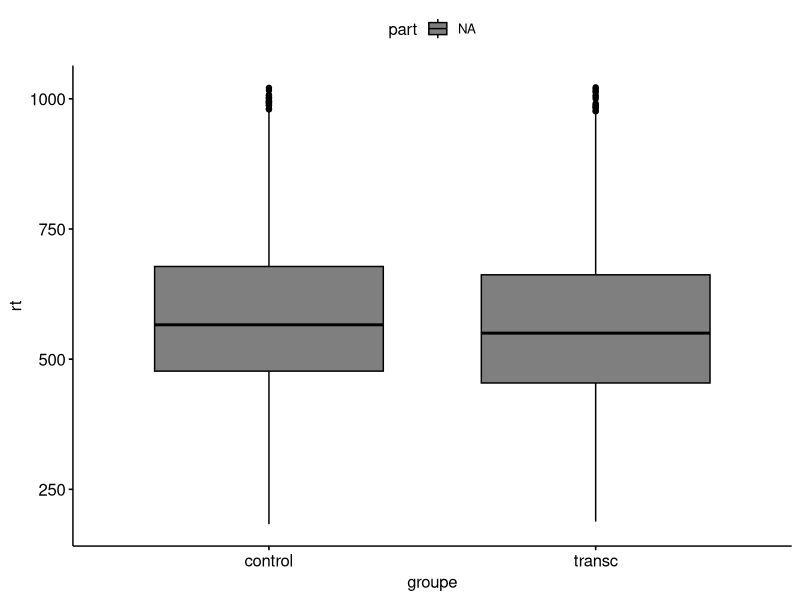
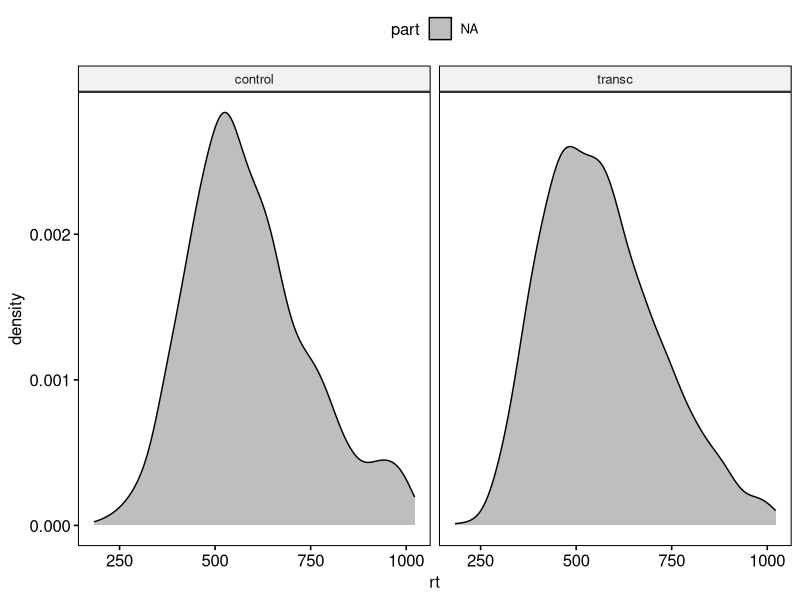
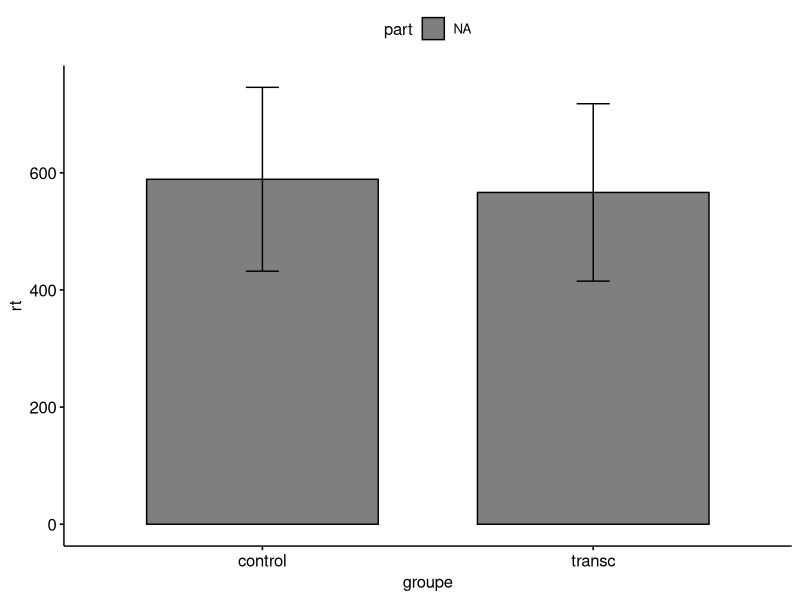

R code for these plots, in order: (Note: this script raises an error after producing the figures.)
## ---- chunk 1
library(tidyverse)
library(ggpubr)
library(rstatix)
library(xtable)

nback <- read.csv2("data/nback.csv", sep = ",", fileEncoding="UTF-8-BOM")
nback$groupe <- as.factor(nback$groupe)
nback$subject_id <- as.factor(nback$subject_id)
nback$part <- factor(nback$part, levels = c("2_back_pre", "2_back_post"))
nback$id_2_back <- as.factor(nback$id_2_back)
nback$trial_id <- as.factor(nback$trial_id)
nback$rt <- as.numeric(nback$rt)

nback[is.na(nback)] <- 0

nback_correct <- nback %>%
  filter(Target == 1 | Non.target == 1) %>%
  select(-False.alarm, -Mismatch, -No.input)

out_rt <- boxplot.stats(nback_correct$rt)$out
nback_correct <- nback_correct %>%
  filter(!rt %in% out_rt)

nback_correct %>%
  group_by(groupe, part) %>%
  get_summary_stats(rt)

## ---- chunk 2

ggboxplot(nback_correct, x = "groupe", y = "rt", fill = "part")

## ---- chunk 3
ggdensity(nback_correct, x = "rt", fill = "part", facet.by = "groupe")
## ---- chunk 4
ggbarplot(nback_correct, x = "groupe", y = "rt", fill = "part", position = position_dodge(0.8), add = "mean_sd")
## ---- chunk 5
nback_quant <- nback_correct %>%
  group_by(groupe, subject_id, part) %>%
  summarise(rt = quantile(rt, c(0.2, 0.4, 0.6, 0.8, 1)), q = c(0.2, 0.4, 0.6, 0.8, 1))
nback_quant
## ---- chunk 6
nback_vincent <- nback_quant %>%
  group_by(groupe, part, q) %>%
  summarise(rt = mean(rt))
nback_vincent
## ---- chunk 7
vi <- ggline(nback_vincent, x = "q", y = "rt", color = "part", facet.by = "groupe", size = 1, palette = "jco")

vi %>%
  ggexport(filename = "Plots/vi.pdf")

vi
## ---- chunk 8
nback_caf <- nback_score %>%
  filter(No.input == 0) %>%
  group_by(groupe, subject_id, part) %>%
  summarise(q = c(0.2, 0.4, 0.6, 0.8, 1),
            rt = quantile(rt, c(0.2, 0.4, 0.6, 0.8, 1)), 
            correct = quantile(Score, c(0.2, 0.4, 0.6, 0.8, 1)))

nback_caf <- nback_caf %>%
  group_by(groupe, part, q) %>%
  summarise(correct = mean(correct), rt = mean(rt))

nback_caf$rt <- round(nback_caf$rt)

caf <- ggline(nback_caf, x = "rt", y = "correct", color = "part", facet.by = "groupe", size = 1, palette = "jco") +
  rotate_x_text()

caf %>%
  ggexport(filename = "Plots/caf.pdf")

caf

